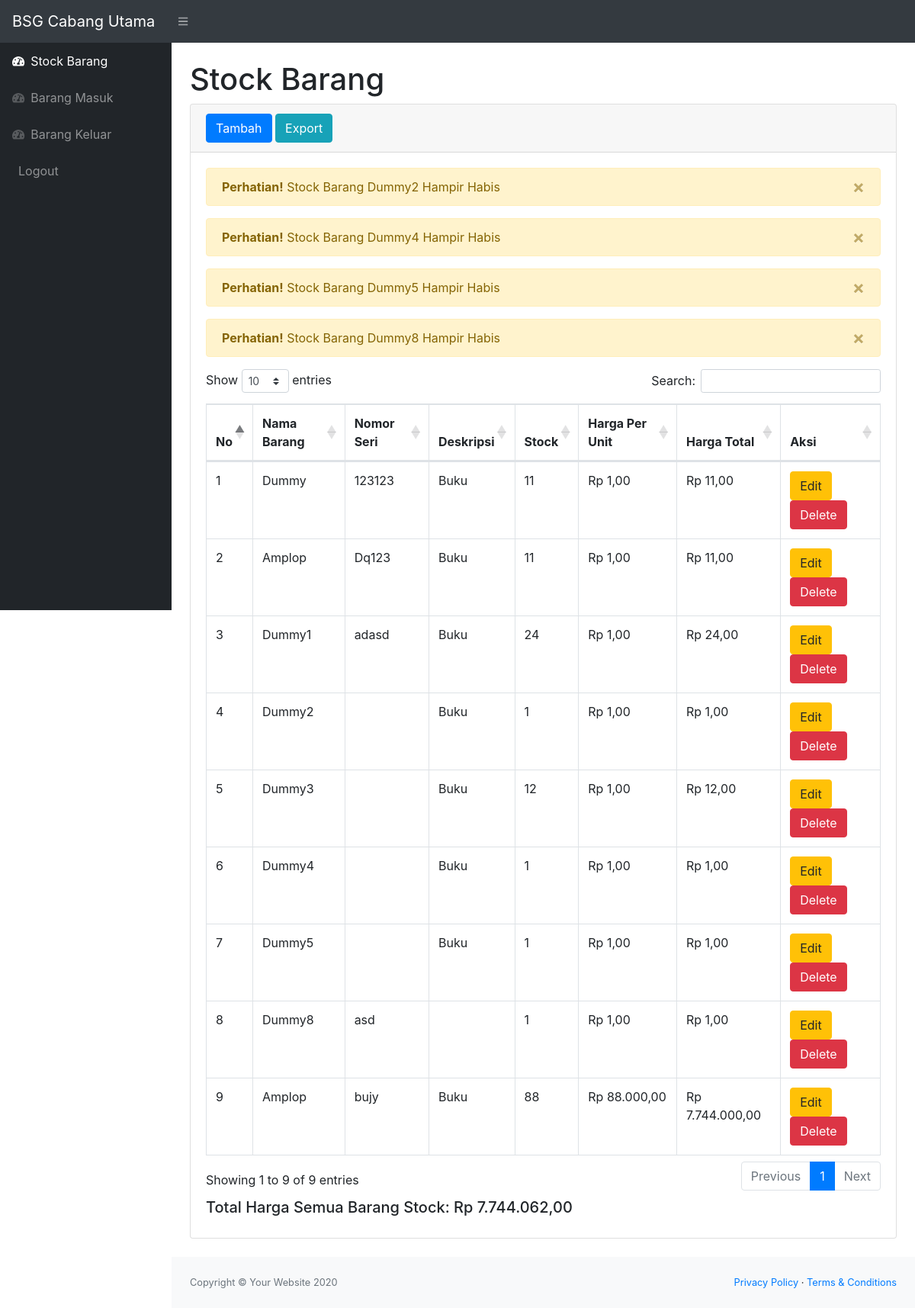
/index.php (signed in), run on the app's committed database.
### tables this page shows
CREATE TABLE `stock` (
  `idbarang` int(11) NOT NULL,
  `namabarang` varchar(25) NOT NULL,
  `deskripsi` varchar(25) NOT NULL,
  `stock` int(11) NOT NULL,
  `hargabarang` decimal(10,2) NOT NULL,
  `nomorseri` varchar(25) NOT NULL
);

### index.php (the view, shortened to what this page needs)
<?php
require 'function.php';
?>
<!DOCTYPE html>
<html lang="en">
<head>
    <link href="css/styles.css" rel="stylesheet" />
    <link href="https://cdn.datatables.net/1.10.20/css/dataTables.bootstrap4.min.css" rel="stylesheet"
 />
</head>
<body class="sb-nav-fixed">
    <nav class="sb-topnav navbar navbar-expand navbar-dark bg-dark">
        <a class="navbar-brand" href="index.php">BSG Cabang Utama</a>
        <button class="btn btn-link btn-sm order-1 order-lg-0" id="sidebarToggle" href="#"><i
                class="fas fa-bars"></i></button>
    </nav>
    <div id="layoutSidenav">
        <div id="layoutSidenav_nav">
            <nav class="sb-sidenav accordion sb-sidenav-dark" id="sidenavAccordion">
                <div class="sb-sidenav-menu">
                    <div class="nav">
                        <a class="nav-link" href="index.php">
                            <div class="sb-nav-link-icon"><i class="fas fa-tachometer-alt"></i></div>
                            Stock Barang
                        </a>
                        <a class="nav-link" href="masuk.php">
                            <div class="sb-nav-link-icon"><i class="fas fa-tachometer-alt"></i></div>
                            Barang Masuk
                        </a>
                        <a class="nav-link" href="keluar.php">
                            <div class="sb-nav-link-icon"><i class="fas fa-tachometer-alt"></i></div>
                            Barang Keluar
                        </a>
                        <a class="nav-link " href="logout.php">
                            Logout
                        </a>
                    </div>
                </div>
            </nav>
        </div>
        <div id="layoutSidenav_content">
            <main>
                <div class="container-fluid">
                    <h1 class="mt-4">Stock Barang</h1>
                    <div class="card mb-4">
                        <div class="card-header">
                            <button type="button" class="btn btn-primary" data-toggle="modal" data-target="#myModal">
                                Tambah
                            </button>
                            <a href="export.php" class="btn btn-info">Export</a>
                        </div>
                        <div class="card-body">
                            <?php
                            $ambildatastock = mysqli_query($conn, 'SELECT * FROM stock');
                            while ($fetch = mysqli_fetch_array($ambildatastock)) {
                                $barang = $fetch['namabarang'];
                                $stock = $fetch['stock'];
                                if ($stock < 10 && $stock > 0) {
                            ?>
                            <div class="alert alert-warning alert-dismissible">
                                <button type="button" class="close" data-dismiss="alert">&times;</button>
                                <strong>Perhatian!</strong> Stock Barang <?=$barang;?> Hampir Habis
                            </div>
                            <?php
                                }
                            }
                            ?>
                            <div class="table-responsive">
                                <table class="table table-bordered" id="dataTable" width="100%" cellspacing="0">
                                    <thead>
                                        <tr>
                                            <th>No</th>
                                            <th>Nama Barang</th>
                                            <th>Nomor Seri</th>
                                            <th>Deskripsi</th>
                                            <th>Stock</th>
                                            <th>Harga Per Unit</th>
                                            <th>Harga Total</th>
                                            <th>Aksi</th>
                                        </tr>
                                    </thead>
                                    <tbody>
                                        <?php
                                            $ambilsemuadatastock = mysqli_query($conn,"select * from stock");
                                            $i=1;
                                            while ($data=mysqli_fetch_array($ambilsemuadatastock)){
                                                $namabarang = $data['namabarang'];
                                                $deskripsi = $data['deskripsi'];
                                                $stock = $data['stock'];
                                                $hargaperunit = $data['hargabarang'];
                                                $idb = $data['idbarang'];
                                                $nomorseri = $data['nomorseri'];
                                                $hargatotal = $hargaperunit * $stock;
                                            ?>
                                        <tr>
                                            <td><?=$i++;?></td>
                                            <td><?=$namabarang;?></td>
                                            <td><?=$nomorseri?></td>
                                            <td><?=$deskripsi;?></td>
                                            <td><?=$stock;?></td>
                                            <td>Rp <?=number_format($hargaperunit, 2, ',', '.');?></td>
                                            <td>Rp <?=number_format($hargatotal, 2, ',', '.');?></td>
                                            <td>
                                                <button type="button" class="btn btn-warning" data-toggle="modal"
                                                    data-target="#edit<?=$idb?>">
                                                    Edit
                                                </button>
                                                <button type="button" class="btn btn-danger" data-toggle="modal"
                                                    data-target="#delete<?=$idb?>">
                                                    Delete
                                                </button>
                                            </td>
                                        </tr>
                                        <?php
                                            };
                                            ?>
                                    </tbody>
                                </table>
                                <?php
                                    $totalharga = 0;
                                    $ambilsemuadatastock = mysqli_query($conn,"select * from stock");
                                    while ($data=mysqli_fetch_array($ambilsemuadatastock)){
                                    $stock = $data['stock'];
                                    $hargaperunit = $data['hargabarang'];
                                    $hargatotal = $hargaperunit * $stock;
                                    $totalharga += $hargatotal;
                                    }
                                ?>
                                <h5 class="pt-2">
                                    Total Harga Semua Barang Stock: Rp <?=number_format($totalharga, 2, ',', '.');?>
                                </h5>
                            </div>
                        </div>
                    </div>
                </div>
            </main>
            <footer class="py-4 bg-light mt-auto">
                <div class="container-fluid">
                    <div class="d-flex align-items-center justify-content-between small">
                        <div class="text-muted">Copyright &copy; Your Website 2020</div>
                        <div>
                            <a href="#">Privacy Policy</a>
                            &middot;
                            <a href="#">Terms &amp; Conditions</a>
                        </div>
                    </div>
                </div>
            </footer>
        </div>
    </div>
</body>
</html>

### data on the page
stock: namabarang "Dummy2", deskripsi "Buku", stock "1", hargabarang "1,00", hargatotal "1,00"
stock: namabarang "Dummy4", deskripsi "Buku", stock "1", hargabarang "1,00", hargatotal "1,00"
stock: namabarang "Dummy5", deskripsi "Buku", stock "1", hargabarang "1,00", hargatotal "1,00"
stock: namabarang "Dummy8", nomorseri "asd", stock "1", hargabarang "1,00", hargatotal "1,00"
stock: namabarang "Dummy", nomorseri "123123", deskripsi "Buku", stock "11", hargabarang "1,00", hargatotal "11,00"
stock: namabarang "Amplop", nomorseri "Dq123", deskripsi "Buku", stock "11", hargabarang "1,00", hargatotal "11,00"
stock: namabarang "Dummy1", nomorseri "adasd", deskripsi "Buku", stock "24", hargabarang "1,00", hargatotal "24,00"
stock: namabarang "Dummy3", deskripsi "Buku", stock "12", hargabarang "1,00", hargatotal "12,00"
stock: namabarang "Amplop", nomorseri "bujy", deskripsi "Buku", stock "88", hargabarang "88.000,00", hargatotal "7.744.000,00"

### other printed values
$totalharga "7.744.062,00"
